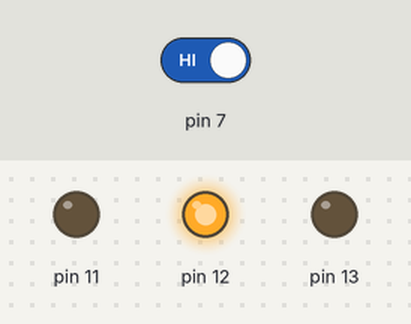
Bench run of a sketch on a simulated Arduino Uno, built with avr-gcc and run on an emulated ATmega328P. On the bench: output pins drawn as LEDs (lit = HIGH). The test bench sets the inputs (shaded band); at power-on: pin 7 HIGH.

Above: at 6.8 s.
6.9 s: pin 7 driven LOW
At 7.8 s:
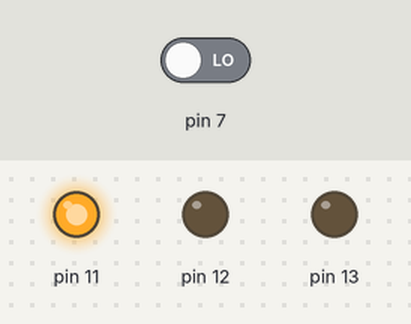
At 10.1 s:
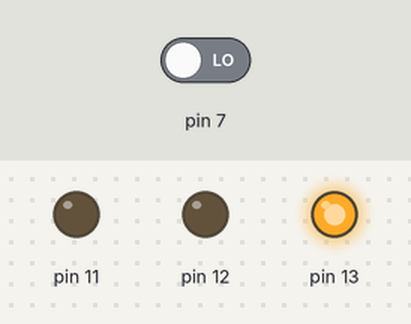
14.6 s: pin 7 driven HIGH
At 15.9 s:
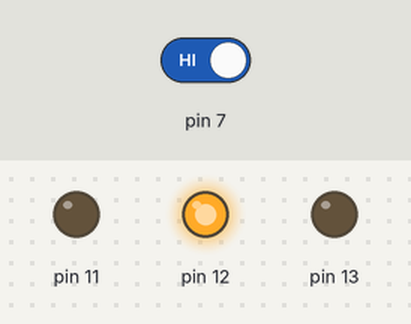
Timing chart, 0 to 28.3 s (numbered marks = the images above; inputs shaded):
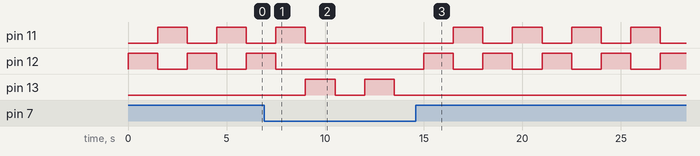

Measured:
- after the input at 6.9 s, pin 11: goes on until 9.0 s, then stays LOW; pin 12: goes on until 7.5 s, then stays LOW; pin 13: alternates HIGH for 1.5 s and LOW for 1.5 s, starting after 2.1 s
- after the input at 14.6 s, pin 11: alternates HIGH for 1.5 s and LOW for 1.5 s, starting after 1.9 s; pin 12: alternates HIGH for 1.5 s and LOW for 1.5 s, starting after 0.40 s; pin 13: stops changing and stays LOW
- by itself, pin 11, pin 12: alternates HIGH for 1.5 s and LOW for 1.5 s

The sketch:

ej_2.ino
```cpp
int val = 0;
void setup()
{
	pinMode(13, OUTPUT);
  	pinMode(12, OUTPUT);
  	pinMode(11, OUTPUT);
	pinMode(7, INPUT);

}

void loop()
{
  val = digitalRead(7);  // read input value
  if (val == LOW) {         // check if the input is HIGH (button released)
    digitalWrite(13, HIGH);
    digitalWrite(12, LOW);
    digitalWrite(11, LOW);
    delay(1500);
    digitalWrite(13, LOW);
    delay(1500);

  } else {
	digitalWrite(13, LOW);
    digitalWrite(12, HIGH);
    delay(1500);
    digitalWrite(12, LOW);
	digitalWrite(11, HIGH);
    delay(1500);
	digitalWrite(11, LOW);
  }
}
```
